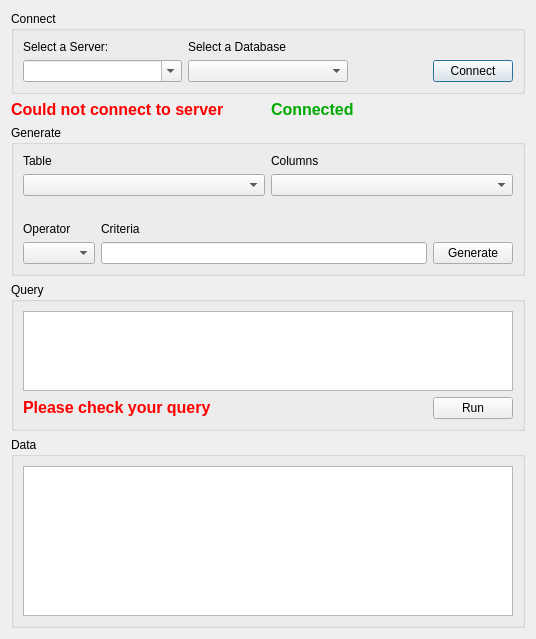
<?xml version="1.0" encoding="UTF-8"?>
<ui version="4.0">
 <class>Dialog</class>
 <widget class="QDialog" name="Dialog">
  <property name="geometry">
   <rect>
    <x>0</x>
    <y>0</y>
    <width>536</width>
    <height>616</height>
   </rect>
  </property>
  <property name="mouseTracking">
   <bool>false</bool>
  </property>
  <property name="windowTitle">
   <string>Query Tool</string>
  </property>
  <layout class="QVBoxLayout" name="verticalLayout">
   <item>
    <widget class="QGroupBox" name="groupBox">
     <property name="title">
      <string>Connect</string>
     </property>
     <layout class="QGridLayout" name="gridLayout">
      <item row="0" column="0">
       <widget class="QLabel" name="label">
        <property name="text">
         <string>Select a Server:</string>
        </property>
       </widget>
      </item>
      <item row="0" column="1">
       <widget class="QLabel" name="label_2">
        <property name="text">
         <string>Select a Database</string>
        </property>
       </widget>
      </item>
      <item row="1" column="2" alignment="Qt::AlignRight">
       <widget class="QPushButton" name="connect_button">
        <property name="text">
         <string>Connect</string>
        </property>
       </widget>
      </item>
      <item row="1" column="1">
       <widget class="QComboBox" name="db_combo"/>
      </item>
      <item row="1" column="0">
       <widget class="QComboBox" name="server_combo">
        <property name="editable">
         <bool>true</bool>
        </property>
       </widget>
      </item>
     </layout>
    </widget>
   </item>
   <item>
    <layout class="QHBoxLayout" name="horizontalLayout_3">
     <item>
      <widget class="QLabel" name="cnxn_error_label">
       <property name="font">
        <font>
         <pointsize>12</pointsize>
         <weight>75</weight>
         <bold>true</bold>
        </font>
       </property>
       <property name="text">
        <string>&lt;html&gt;&lt;head/&gt;&lt;body&gt;&lt;p&gt;&lt;span style=&quot; color:#ff0000;&quot;&gt;Could not connect to server&lt;/span&gt;&lt;/p&gt;&lt;/body&gt;&lt;/html&gt;</string>
       </property>
      </widget>
     </item>
     <item>
      <widget class="QLabel" name="cnxn_label">
       <property name="text">
        <string>&lt;html&gt;&lt;head/&gt;&lt;body&gt;&lt;p&gt;&lt;span style=&quot; font-size:12pt; font-weight:600; color:#00aa00;&quot;&gt;Connected&lt;/span&gt;&lt;/p&gt;&lt;/body&gt;&lt;/html&gt;</string>
       </property>
      </widget>
     </item>
    </layout>
   </item>
   <item>
    <widget class="QGroupBox" name="groupBox_2">
     <property name="title">
      <string>Generate</string>
     </property>
     <layout class="QVBoxLayout" name="verticalLayout_2">
      <item>
       <layout class="QGridLayout" name="gridLayout_2">
        <item row="1" column="1">
         <widget class="QComboBox" name="columns_combo"/>
        </item>
        <item row="1" column="0">
         <widget class="QComboBox" name="table_combo"/>
        </item>
        <item row="0" column="1">
         <widget class="QLabel" name="label_5">
          <property name="text">
           <string>Columns</string>
          </property>
         </widget>
        </item>
        <item row="0" column="0">
         <widget class="QLabel" name="label_3">
          <property name="text">
           <string>Table</string>
          </property>
         </widget>
        </item>
       </layout>
      </item>
      <item>
       <spacer name="horizontalSpacer">
        <property name="orientation">
         <enum>Qt::Horizontal</enum>
        </property>
        <property name="sizeHint" stdset="0">
         <size>
          <width>40</width>
          <height>20</height>
         </size>
        </property>
       </spacer>
      </item>
      <item>
       <layout class="QGridLayout" name="gridLayout_3">
        <item row="0" column="0">
         <widget class="QLabel" name="label_6">
          <property name="text">
           <string>Operator</string>
          </property>
         </widget>
        </item>
        <item row="0" column="1">
         <widget class="QLabel" name="label_7">
          <property name="text">
           <string>Criteria</string>
          </property>
         </widget>
        </item>
        <item row="1" column="1">
         <widget class="QLineEdit" name="cr_lineEdit"/>
        </item>
        <item row="1" column="0">
         <widget class="QComboBox" name="operator_combo"/>
        </item>
        <item row="1" column="2">
         <widget class="QPushButton" name="generate_button">
          <property name="text">
           <string>Generate</string>
          </property>
         </widget>
        </item>
       </layout>
      </item>
     </layout>
     <zorder>horizontalSpacer</zorder>
    </widget>
   </item>
   <item>
    <widget class="QGroupBox" name="groupBox_3">
     <property name="title">
      <string>Query</string>
     </property>
     <layout class="QVBoxLayout" name="verticalLayout_4">
      <item>
       <widget class="QTextEdit" name="q_textEdit">
        <property name="sizePolicy">
         <sizepolicy hsizetype="Expanding" vsizetype="Fixed">
          <horstretch>0</horstretch>
          <verstretch>0</verstretch>
         </sizepolicy>
        </property>
        <property name="minimumSize">
         <size>
          <width>0</width>
          <height>80</height>
         </size>
        </property>
        <property name="maximumSize">
         <size>
          <width>16777215</width>
          <height>100</height>
         </size>
        </property>
        <property name="baseSize">
         <size>
          <width>0</width>
          <height>0</height>
         </size>
        </property>
       </widget>
      </item>
      <item>
       <layout class="QHBoxLayout" name="horizontalLayout_4">
        <item>
         <layout class="QHBoxLayout" name="horizontalLayout_2">
          <item>
           <widget class="QLabel" name="qry_error_label">
            <property name="font">
             <font>
              <pointsize>12</pointsize>
              <weight>75</weight>
              <bold>true</bold>
             </font>
            </property>
            <property name="text">
             <string>&lt;html&gt;&lt;head/&gt;&lt;body&gt;&lt;p&gt;&lt;span style=&quot; color:#ff0000;&quot;&gt;Please check your query&lt;/span&gt;&lt;/p&gt;&lt;/body&gt;&lt;/html&gt;</string>
            </property>
           </widget>
          </item>
         </layout>
        </item>
        <item alignment="Qt::AlignRight">
         <widget class="QPushButton" name="run_button">
          <property name="text">
           <string>Run</string>
          </property>
         </widget>
        </item>
       </layout>
      </item>
     </layout>
    </widget>
   </item>
   <item>
    <widget class="QGroupBox" name="groupBox_4">
     <property name="title">
      <string>Data</string>
     </property>
     <layout class="QVBoxLayout" name="verticalLayout_5">
      <item>
       <widget class="QTableWidget" name="d_tableWidget">
        <property name="minimumSize">
         <size>
          <width>0</width>
          <height>150</height>
         </size>
        </property>
        <property name="alternatingRowColors">
         <bool>true</bool>
        </property>
        <property name="sortingEnabled">
         <bool>true</bool>
        </property>
       </widget>
      </item>
     </layout>
    </widget>
   </item>
  </layout>
 </widget>
 <resources/>
 <connections/>
</ui>
